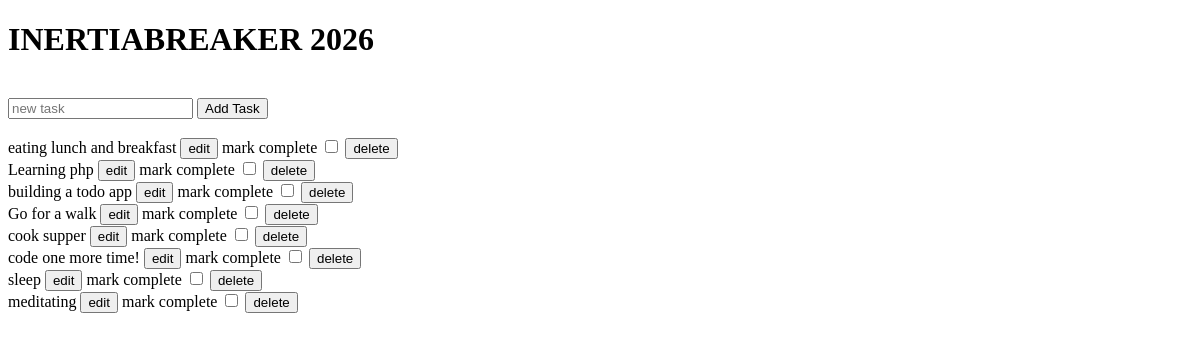
Before: / with the older database file.
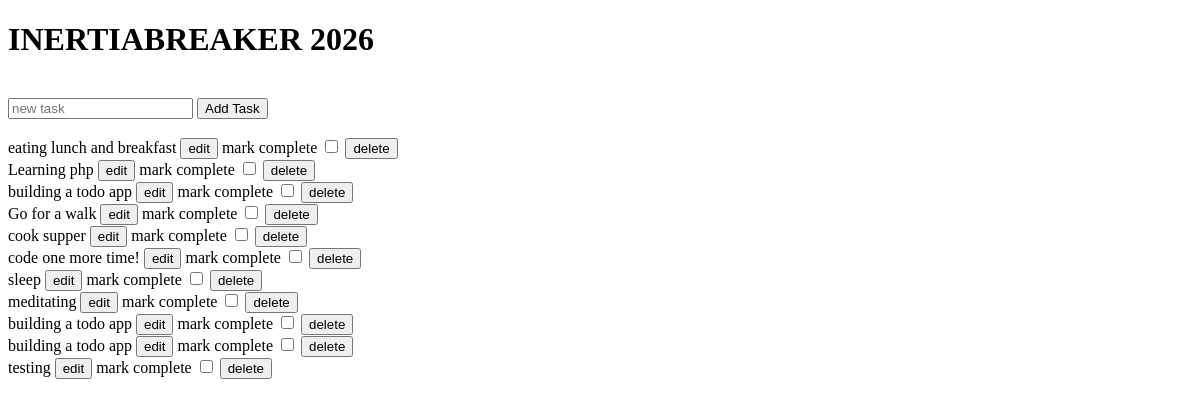
After: the same page with the newer database file.
### tables this page shows
CREATE TABLE tasks(
            id INTEGER PRIMARY KEY,
            title TEXT NOT NULL,
            is_complete INTEGER DEFAULT 0,
            created_at TIMESTAMP DEFAULT CURRENT_TIMESTAMP
        );

### index.php (the view, shortened to what this page needs)
<?php
require_once __DIR__ . '/dbConfig.php';
$tasks="SELECT * FROM tasks";
$sql=$connection->prepare($tasks);
$sql->execute();
$sql->setFetchMode(PDO::FETCH_ASSOC);
$allTasks=$sql->fetchAll();
?>
<!DOCTYPE html>
<html lang="en">
<head>
</head>
<body>
   <h1>INERTIABREAKER 2026</h1><br>
    <form action="src/createTask.php" method="post">
      <input type="text" name="task" placeholder="new task" required>
      <button type="submit">Add Task</button><br>
    </form>
    <br>
     <?php
      foreach ($allTasks as $row){
        echo "<form>
         <label>" . $row["title"] . "</label>
          <button>edit</button>
          mark complete
          <input type='checkbox'>
          <button>delete</button>
        </form> \n";
      }
      ?>
</body>
</html>

Changed rows visible on the page:
added tasks: title "building a todo app"
added tasks: title "building a todo app"
added tasks: title "testing"
